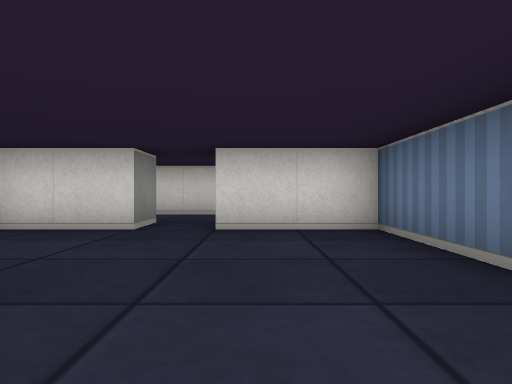
[1] (above)

13 first-person views from a walk through a cub3D maze. The camera is about half as high as the walls, looks level and sees 70° across. The floor is counted in squares. Each view is taken from the middle of a square. On the plan, view 1 faces up. The plan holds only what a view shows up to about 9 squares ahead; the rest is blank.

[2]
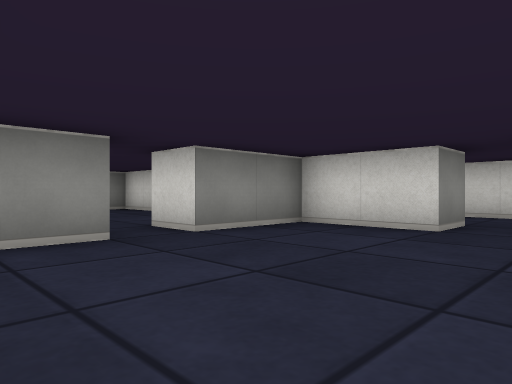

[3]
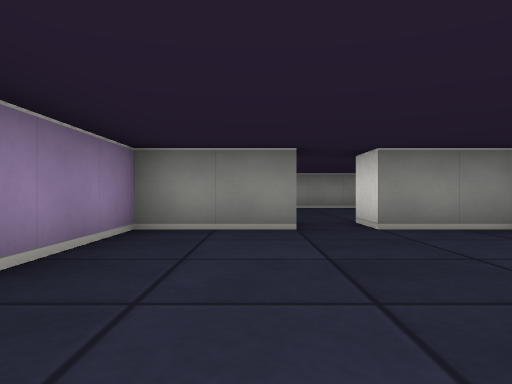

[4]
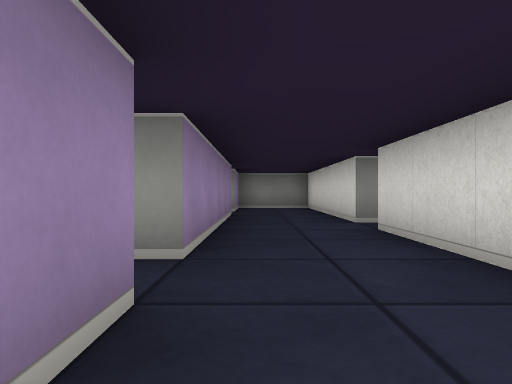

[5]
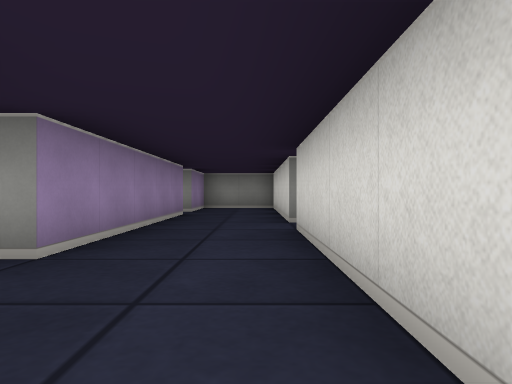

[6]
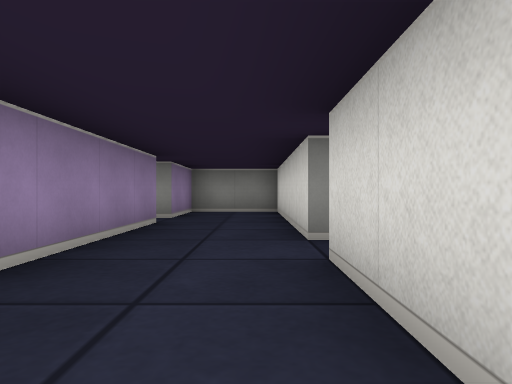

[7]
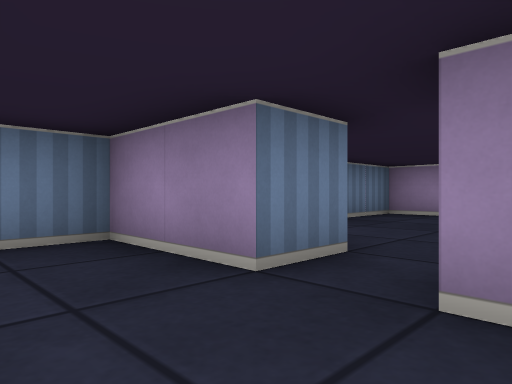

[8]
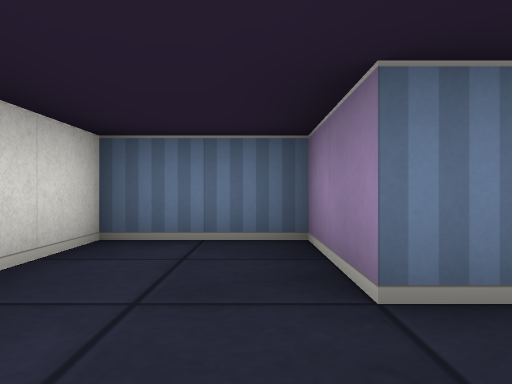

[9]
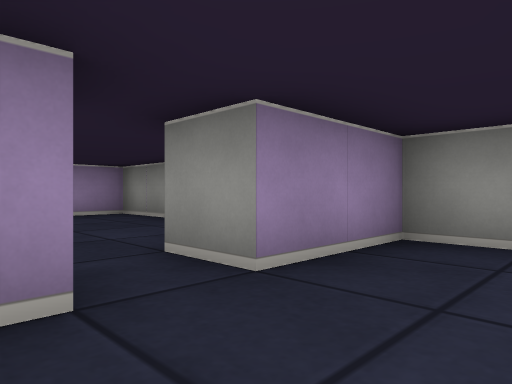

[10]
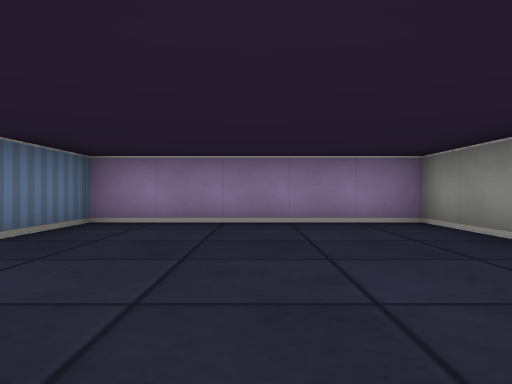

[11]
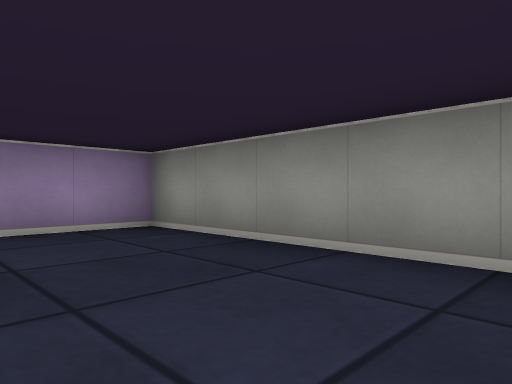

[12]
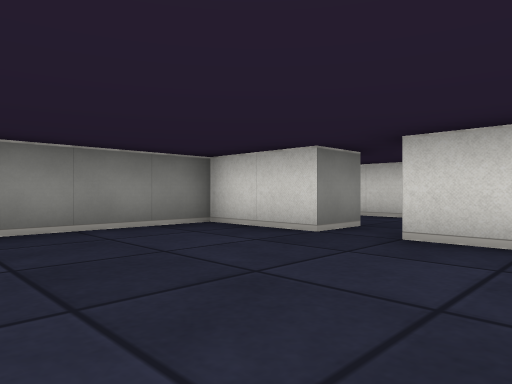

[13]
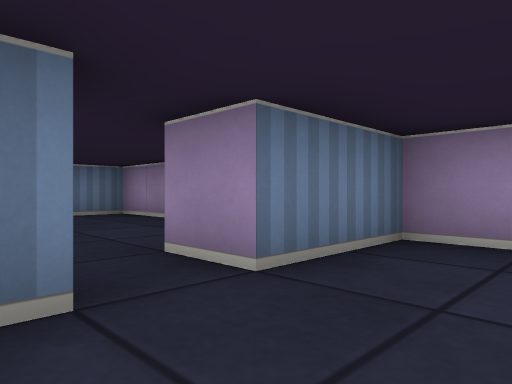

### Floor plan
Points are (right, up) in squares from view 1. A wall is a line through its corners. A room is listed if a view was taken in it or the views show most of it. See-through windows are left out.
Room 1 (views 1, 2, 3)
walls: (-3.5, 1.5) (-3.5, -0.5) (1.5, -0.5) (1.5, 4.5) (-0.5, 4.5); (-1.5, 4.5) (-3.5, 4.5) (-3.5, 2.5)
ways out: opening at (-1, 5) to room 2; opening at (-4, 2) to room 5
Room 2 (views 4, 5, 6)
walls: (-1.5, 5.5) (-1.5, 4.5); (-0.5, 4.5) (-0.5, 5.5) (1.5, 5.5) (1.5, 7.5) (-1.5, 7.5)
ways out: opening at (-1, 5) to room 1; opening at (-2.5, 6.5) to room 3
Room 3 (views 7, 8, 9)
walls: (-4.5, 7.5) (-6.5, 7.5); (-1.5, 7.5) (-3.5, 7.5); (-6.6, 5.5) (-1.5, 5.5)
ways out: opening at (-2.5, 6.5) to room 2; opening at (-5.5, 6.5) to room 4; opening at (-4, 8)
Room 4 (view 10)
walls: (-9.5, 7.5) (-9.5, 5.5) (-7.5, 5.5) (-7.5, 4.5); (-6.5, 7.5) (-9.2, 7.5)
ways out: opening at (-5.5, 6.5) to room 3; opening at (-7, 5) to room 5
Room 5 (views 11, 12, 13)
walls: (-7.5, 4.5) (-9.5, 4.5) (-9.5, -0.5) (-4.5, -0.5) (-4.5, 1.5) (-3.5, 1.5); (-5.5, 4.5) (-6.5, 4.5); (-3.5, 2.5) (-4.5, 2.5)
ways out: opening at (-4, 2) to room 1; opening at (-7, 5) to room 4

Where each view was taken, in squares from view 1:
view 1: 0 up, 0 right, facing up
view 2: 0 up, 0 right, facing up-left
view 3: 1 up, 1 right, facing left
view 4: 6 up, 1 right, facing left
view 5: 7 up, 1 right, facing left
view 6: 7 up, 1 left, facing left
view 7: 7 up, 2 left, facing down-right
view 8: 6 up, 2 left, facing right
view 9: 7 up, 6 left, facing down-left
view 10: 5 up, 7 left, facing down
view 11: 4 up, 7 left, facing down-left
view 12: 1 up, 5 left, facing up-left
view 13: 3 up, 6 left, facing down-right
